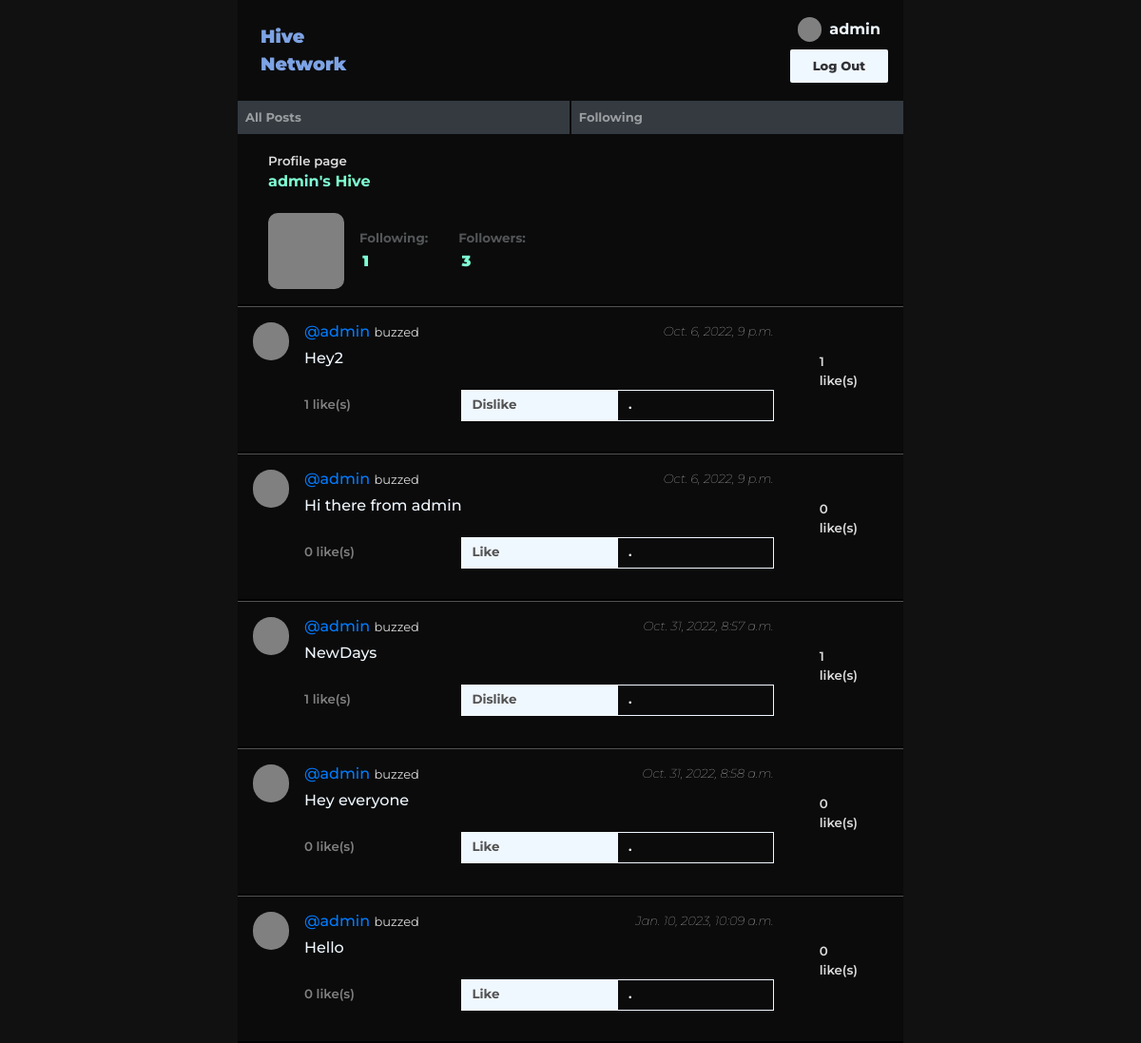
Before: /profile/admin (signed in) with the older database file.
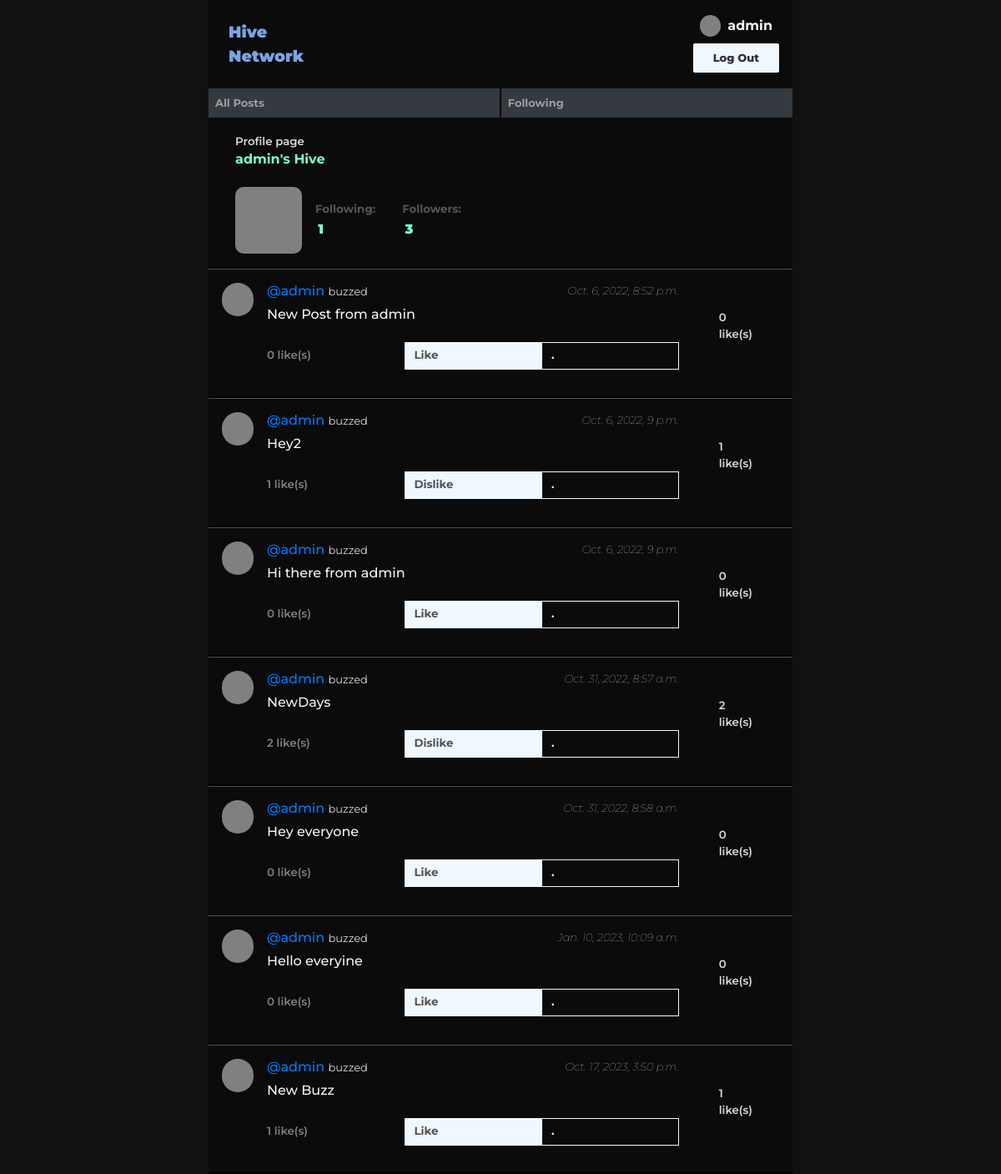
After: the same page with the newer database file.
### network/models.py (models this page shows, shortened)
class Post(models.Model):
    body = models.CharField(max_length =200)
    author = models.ForeignKey(Profile, on_delete=models.CASCADE, null=True, blank=True, related_name="posts")
    created_on = models.DateTimeField(auto_now_add =True)
    liked = models.ManyToManyField(Profile, null=True, blank=True, related_name="likes")
    class Meta:
        verbose_name = "post"
        verbose_name_plural = "posts"

class Profile(models.Model):
    user = models.ForeignKey(User, on_delete = models.CASCADE, related_name="get_profile")
    followers = models.ManyToManyField(User, related_name="get_followers")
    following = models.ManyToManyField(User, related_name="get_following")
    slug = models.SlugField(max_length=255, unique=True, null=True, blank=True)
    def __str__(self):
        return self.slug

### network/views.py (the view)
# urls.py: path("profile/<str:user>", views.profile, name="profile"),
def profile(request, user):
    active_user = request.user
    get_user_object = get_object_or_404(User, username=user)
    profile = get_object_or_404(Profile, user=get_user_object)
    active_user_profile = get_object_or_404(Profile, user=active_user)
    page_user_object = get_object_or_404(User, username=active_user)
    follow_status = page_user_object in profile.following.all()
    posts = Post.objects.filter(author__slug=user)
    return render(request, "network/profile.html", {
        'posts' : posts,
        'active_user': active_user,
        'profile' : profile,
        'followers': profile.followers,
        'followings': profile.following,
        "active_user": active_user,
        "get_user_object": get_user_object,
        "active_user_profile": active_user_profile,
        "user_profile" : active_user_profile,
        "follow_status": follow_status,
    })

### network/templates/network/profile.html (shortened to what this page needs)
{% extends 'network/layout.html'%}
{% load static %}
{% block body %}
<div class="profile-intro" style="padding:1rem;">
    <h7 style="color: gainsboro; padding:1rem; font-weight:600; font-size:smaller;">Profile page</h7>
    <h6 style="margin-top: 0rem; font-weight: bold; color: aquamarine; padding:0rem 1rem;">{{user}}'s Hive</h6>
</div>
<div class="profile-summary">
    <div class="profile-summary-img" style="align-self: center;">
        <div style="background-color:gray; height:5rem; width: 5rem; border-radius:10px;">
        </div>
    </div>
    <div style="display:flex; flex-wrap: wrap; justify-content: start;">
        <div id="show-following" class="profile-summary-follow" style="margin: 0rem 1rem; align-self:center;">
            <p style="color:#535658; font-weight:700; font-size: smaller; margin-bottom:2px;">Following:</p>
            <h8 id="following-count" style="color: aquamarine; padding:0rem .2rem; font-weight:900;">{{followings.count}}</h8>
        </div>
        <div id="show-followers" class="profile-summary-follow" style="margin: 0rem 1rem; align-self: center;">
            <p style="color:#535658; font-weight:700; font-size: smaller; margin-bottom:2px;">Followers:</p>
            <h8 id="followers-count" style="color: aquamarine; font-weight:900; padding:0rem .2rem;">{{followers.count}}</h8>
        </div>
    </div>
</div>
<hr style="margin:0; border: 1px solid black;">
<div style="background-color: #f8f9fa; border-radius: 18px;" class="posts">
{% for post in posts%}
<div class="buzz-body" data-post-id= {{post.id}}>
    <div class="buzz-profile-pic"></div>
    <div class="buzz">
        <div style="display:flex; justify-content: space-between;">
            <h6 class="buzz-cred"> <a href="{%url 'profile' post.author%}">@{{post.author}} </a> <span style="font-size:13px; font-weight:400; color: gainsboro;">buzzed</span> </h6>
            <i style="color:gainsboro;">{{post.created_on}}</i>
        </div>
        <div>
            <h6 class="buzz-text">{{post.body}}</h6>
            <div style="display:flex; padding: 1rem 0rem;">
                <div style=" font-weight: 600; width:100%; color:gray; font-size:smaller; align-self:center;" class="post_like"><span id="like-count" class="like_count">{{post.liked.all.count}} </span>like(s)</div>
                <div style="width:100%;">
                {% if post in user_profile.likes.all %}
                <button class="like_button" onclick="location.href='{%url 'like' post.id%}"> Dislike </button>
                {% else %}
                <button class="like_button" onclick="location.href='{%url 'like' post.id%}"> Like </button>
                {%endif%}
                </div>
                <div style="width:100%;">
                {% if post.author.user.id is page_user %}
                <button class="edit_post edit-button" id="edit_post">Edit</button>
                {% else  %}
                <button class="edit-button" id="">.</button>
                {% endif %}
                </div>
            </div>
            </div>
            </div>
        <p style="color: gainsboro; font-weight: 600; font-size:smaller; padding:2rem;"><span id="like-count" class="like_count">{{post.liked.all.count}} </span>like(s)</p>
    </div>
    <hr style="margin:0; border: 1px solid black;">
{% endfor %}
</div>
{% endblock %}

Changed rows visible on the page:
now on this page (row edited): Post: author "admin", created_on "Oct. 6, 2022, 8:52 p.m.", body "New Post from admin", liked.all.count "0", shows "Like"
computed for Post "NewDays": liked.all.count "1" → "2"
changed Post: body "Hello" → "Hello everyine"
added Post: author "admin", created_on "Oct. 17, 2023, 3:50 p.m.", body "New Buzz", liked.all.count "1", shows "Like"
